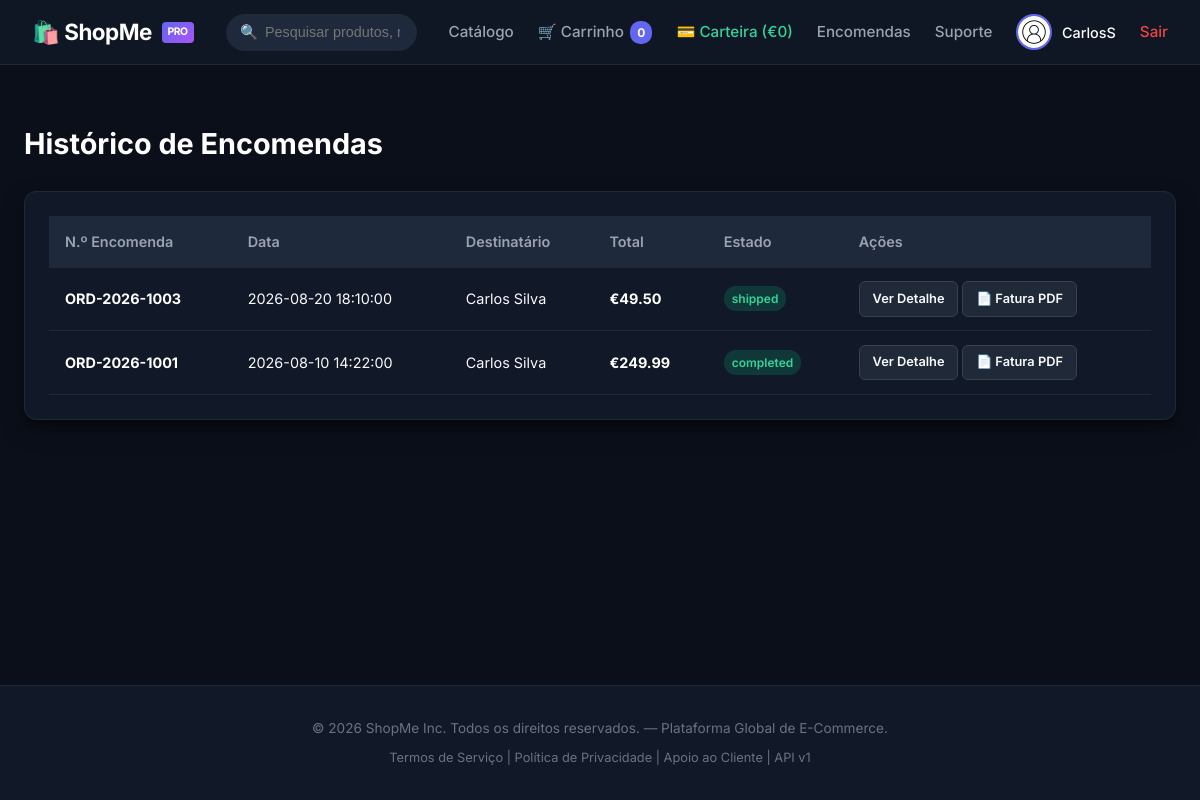
Page /orders (signed in) on the committed database.
### tables this page shows
CREATE TABLE orders (
    id INT AUTO_INCREMENT PRIMARY KEY,
    order_number VARCHAR(50) NOT NULL,
    user_id INT NOT NULL,
    customer_name VARCHAR(150) NOT NULL,
    shipping_address TEXT NOT NULL,
    total_amount DECIMAL(10,2) NOT NULL,
    coupon_code VARCHAR(50) NULL,
    status VARCHAR(50) DEFAULT 'completed',
    created_at DATETIME DEFAULT CURRENT_TIMESTAMP,
    FOREIGN KEY (user_id) REFERENCES users(id) ON DELETE CASCADE
);

### src/App/helpers.php (called while the page is built, shortened)
<?php
    if (!function_exists('App\Controllers\require_read_view')) {
        function require_read_view(string $viewPath, array $data = []): void {
            extract($data);
            require_once __DIR__ . '/../../' . $viewPath;
        }
    }

### src/App/Controllers/OrderController.php (called while the page is built, shortened)
<?php
class OrderController {
    public function index(): void {
        $user = AuthMiddleware::check();
        $orders = Order::findByUserId($user['id']);
        require_read_view('views/orders/index.php', ['orders' => $orders]);
    }
}

### public/index.php (called while the page is built, shortened)
<?php
require_once __DIR__ . '/../src/App/helpers.php';
$router = new Router();
$router->get('/login', [AuthController::class, 'showLogin']);
$router->post('/login', [AuthController::class, 'login']);
$router->get('/login/corporate', [AuthController::class, 'showCorporateLogin']);
$router->post('/login/corporate', [AuthController::class, 'corporateLogin']);
$router->get('/mfa', [\App\Controllers\MfaController::class, 'showMfa']);
$router->post('/mfa/verify', [\App\Controllers\MfaController::class, 'verify']);
$router->get('/register', [AuthController::class, 'showRegister']);
$router->post('/register', [AuthController::class, 'register']);
$router->get('/reset-password', [AuthController::class, 'showResetPassword']);
$router->post('/reset-password', [AuthController::class, 'requestResetPassword']);
$router->get('/logout', [AuthController::class, 'logout']);
$router->get('/auth/oauth/login', [\App\Controllers\OAuthController::class, 'login']);
$router->post('/api/v1/oauth/token', [\App\Controllers\OAuthController::class, 'token']);
$router->get('/wallet', [\App\Controllers\WalletController::class, 'index']);
$router->post('/wallet/transfer', [\App\Controllers\WalletController::class, 'transfer']);
$router->get('/legacy/catalog/search', [\App\Controllers\LegacyCatalogController::class, 'search']);
$router->post('/orders/refund', [OrderController::class, 'refund']);
$router->get('/', [ProductController::class, 'index']);
$router->get('/products', [ProductController::class, 'index']);
$router->get('/products/{id}', [ProductController::class, 'detail']);
$router->post('/products/review', [ProductController::class, 'addReview']);
$router->get('/cart', [CartController::class, 'showCart']);
$router->post('/cart/add', [CartController::class, 'add']);
$router->post('/cart/apply-coupon', [CartController::class, 'applyCoupon']);
$router->post('/checkout', [CartController::class, 'checkout']);
$router->get('/profile', [ProfileController::class, 'index']);
$router->post('/profile/update', [ProfileController::class, 'updateProfile']);
$router->post('/profile/avatar', [ProfileController::class, 'uploadAvatar']);
$router->post('/profile/preferences', [ProfileController::class, 'savePreferences']);
$router->get('/orders', [OrderController::class, 'index']);
$router->get('/orders/{id}', [OrderController::class, 'detail']);
$router->get('/orders/invoice/download', [OrderController::class, 'downloadInvoice']);
$router->get('/orders/email/template', [OrderController::class, 'viewTemplate']);
$router->get('/support', [SupportController::class, 'index']);
$router->get('/support/{id}', [SupportController::class, 'detail']);
$router->post('/support/create', [SupportController::class, 'create']);
$router->post('/support/reply', [SupportController::class, 'reply']);
$router->get('/admin', [AdminController::class, 'dashboard']);
$router->get('/admin/dashboard', [AdminController::class, 'dashboard']);
$router->get('/admin/products', [AdminController::class, 'products']);
$router->post('/admin/products/add', [AdminController::class, 'addProduct']);
$router->post('/admin/products/import-xml', [AdminController::class, 'importXml']);
$router->post('/admin/users/delete', [AdminController::class, 'deleteUser']);
$router->get('/admin/users/delete', [AdminController::class, 'deleteUser']);
$router->post('/admin/reports/generate', [AdminController::class, 'generateReport']);
$router->get('/admin/reports/user', [AdminController::class, 'userReport']);
$router->get('/admin/logs', [AdminController::class, 'logs']);
$router->get('/api/v1/external/check-price', [ExternalApiController::class, 'checkPrice']);
$router->post('/api/v1/external/check-price', [ExternalApiController::class, 'checkPrice']);
$router->get('/api/v1/products', [ApiProductController::class, 'index']);
$router->get('/api/v1/products/{id}', [ApiProductController::class, 'detail']);
$router->get('/api/v1/orders/{id}', [ApiOrderController::class, 'detail']);
$router->get('/api/v1/users/{id}', [ApiUserController::class, 'detail']);
$router->put('/api/v1/users/{id}', [ApiUserController::class, 'update']);
$router->patch('/api/v1/users/{id}', [ApiUserController::class, 'update']);
$router->dispatch($_SERVER['REQUEST_METHOD'], $_SERVER['REQUEST_URI']);

### src/App/Models/Order.php (called while the page is built, shortened)
<?php
class Order {
    public static function findByUserId(int $userId): array {
        $db = Database::getPDO();
        $stmt = $db->prepare("SELECT * FROM orders WHERE user_id = :user_id ORDER BY id DESC");
        $stmt->execute(['user_id' => $userId]);
        return $stmt->fetchAll(PDO::FETCH_ASSOC);
    }
}

### views/orders/index.php (the view)
<?php require __DIR__ . '/../layouts/header.php'; ?>
<h1 style="font-size: 1.8rem; font-weight: 700; color: #fff; margin-bottom: 1.5rem;">
    Histórico de Encomendas
</h1>
<div class="card">
    <?php if (empty($orders)): ?>
        <p style="color: var(--text-secondary); text-align: center; padding: 2rem;">Ainda não efetuou qualquer encomenda.</p>
    <?php else: ?>
        <table class="table">
            <thead>
                <tr>
                    <th>N.º Encomenda</th>
                    <th>Data</th>
                    <th>Destinatário</th>
                    <th>Total</th>
                    <th>Estado</th>
                    <th>Ações</th>
                </tr>
            </thead>
            <tbody>
                <?php foreach ($orders as $o): ?>
                    <tr>
                        <td><strong style="color: #fff;"><?= htmlspecialchars($o['order_number']) ?></strong></td>
                        <td><?= htmlspecialchars($o['created_at']) ?></td>
                        <td><?= htmlspecialchars($o['customer_name']) ?></td>
                        <td><strong style="color: #fff;">€<?= number_format($o['total_amount'], 2) ?></strong></td>
                        <td><span class="badge badge-success"><?= htmlspecialchars($o['status']) ?></span></td>
                        <td>
                            <a href="/orders/<?= $o['id'] ?>" class="btn btn-secondary btn-sm">Ver Detalhe</a>
                            <a href="/orders/invoice/download?file=invoice_<?= $o['id'] ?>.pdf" class="btn btn-secondary btn-sm">📄 Fatura PDF</a>
                        </td>
                    </tr>
                <?php endforeach; ?>
            </tbody>
        </table>
    <?php endif; ?>
</div>
<?php require __DIR__ . '/../layouts/footer.php'; ?>

### src/App/Router.php (shortened to what this page needs)
<?php
class Router {
    private array $routes = [];
    private function addRoute(string $method, string $path, array $handler): void {
        $this->routes[] = [
            'method'  => $method,
            'path'    => $path,
            'handler' => $handler
        ];
    }
    public function dispatch(string $method, string $uri): void {
        $path = parse_url($uri, PHP_URL_PATH);
        foreach ($this->routes as $route) {
            if ($route['method'] !== $method) {
                continue;
            }
            $pattern = preg_replace('/\{([a-zA-Z0-9_]+)\}/', '(?P<\1>[^/]+)', $route['path']);
            $pattern = '#^' . $pattern . '$#';
            if (preg_match($pattern, $path, $matches)) {
                $params = array_filter($matches, 'is_string', ARRAY_FILTER_USE_KEY);
                [$class, $action] = $route['handler'];
                $controller = new $class();
                call_user_func_array([$controller, $action], $params);
                return;
            }
        }
    }
}

### public/static/css/style.css (style rules this page uses)
:root { --bg-main: #0b0f19; --bg-card: #111827; --bg-card-hover: #1f2937; --bg-input: #1e293b; --border-color: #1f2937; --border-light: #374151; --text-primary: #f9fafb; --text-secondary: #9ca3af; --text-muted: #6b7280; --accent-primary: #6366f1; --accent-hover: #4f46e5; --accent-glow: rgba(99, 102, 241, 0.25); --success: #10b981; --warning: #f59e0b; --danger: #ef4444; --radius-sm: 6px; --radius-md: 12px; --radius-lg: 18px; --shadow-card: 0 10px 25px -5px rgba(0, 0, 0, 0.5), 0 8px 10px -6px rgba(0, 0, 0, 0.5); --font-family: 'Inter', system-ui, -apple-system, sans-serif; }
* { box-sizing: border-box; margin: 0; padding: 0; }
body { background-color: var(--bg-main); color: var(--text-primary); font-family: var(--font-family); line-height: 1.6; min-height: 100vh; display: flex; flex-direction: column; }
a { color: var(--accent-primary); text-decoration: none; transition: color 0.2s ease; }
.btn { display: inline-flex; align-items: center; justify-content: center; gap: 0.5rem; padding: 0.65rem 1.25rem; border-radius: var(--radius-sm); font-weight: 600; font-size: 0.9rem; cursor: pointer; border: none; transition: all 0.2s ease; }
.btn-secondary { background: var(--bg-card-hover); color: var(--text-primary); border: 1px solid var(--border-light); }
.btn-sm { padding: 0.4rem 0.8rem; font-size: 0.8rem; }
.card { background: var(--bg-card); border: 1px solid var(--border-color); border-radius: var(--radius-md); box-shadow: var(--shadow-card); padding: 1.5rem; margin-bottom: 1.5rem; }
.table { width: 100%; border-collapse: collapse; text-align: left; font-size: 0.9rem; }
.table th { background: #1e293b; color: var(--text-secondary); font-weight: 600; padding: 0.85rem 1rem; border-bottom: 1px solid var(--border-color); }
.table td { padding: 0.85rem 1rem; border-bottom: 1px solid var(--border-color); color: var(--text-primary); }
.badge { display: inline-block; padding: 3px 8px; border-radius: 12px; font-size: 0.75rem; font-weight: 600; }
.badge-success { background: rgba(16,185,129,0.2); color: #34d399; }

### rows in the picture
orders: order_number "ORD-2026-1003", created_at "2026-08-20 18:10:00", customer_name "Carlos Silva", total_amount "49.50", status "shipped"
orders: order_number "ORD-2026-1001", created_at "2026-08-10 14:22:00", customer_name "Carlos Silva", total_amount "249.99", status "completed"
